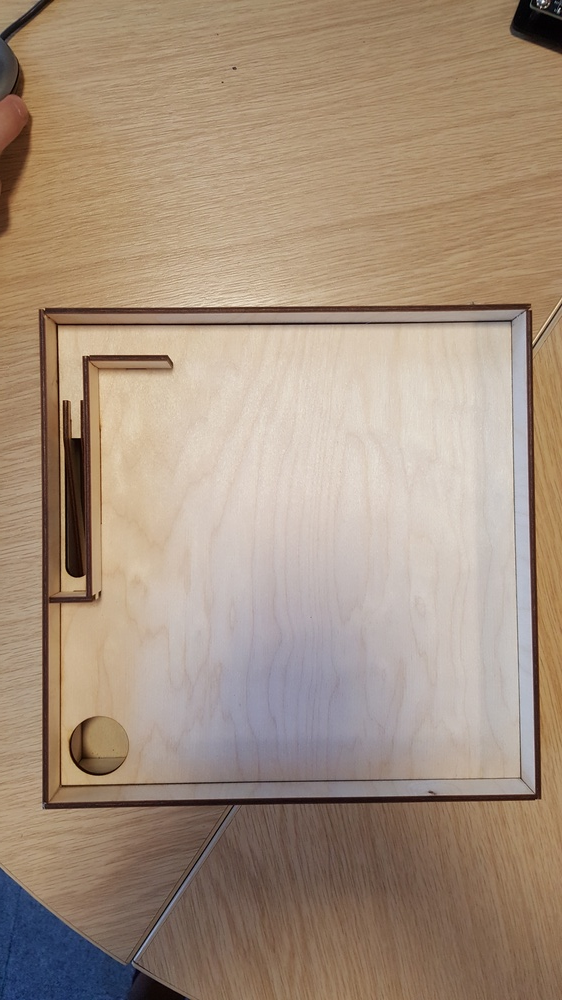
//> input picture Exercises/epxmaze/build/maze3.jpeg, 562 x 1000 px, shrunk from 2988 x 5312 before the run, given in place of mory:NVMM), format=(string)I420 ! nvoverlaysink -e ! appsink, which was not available
$ ./ep2b   (built with g++ and OpenCV 4)
//> lines starting //> are read from the running program, lines starting //| are printed output that depends on the picture; pictures that were not available may be replaced by others from this repository, and a replacement may not be noted
#include <stdio.h>
#include <opencv2/opencv.hpp>

using namespace cv;
using namespace std;

int main(int argc, char** argv )
{
    VideoCapture cap("nvcamerasrc ! video/x-raw(memory:NVMM),width=(int)1280, height=(int)720,format=(string)I420, framerate=(fraction)24/1 ! nvvidconv flip-method=2! video/x-raw(memory:NVMM), format=(string)I420 ! nvoverlaysink -e ! appsink"); // open the camera
    if(!cap.isOpened()){
 // check if we succeeded
        return -1;
}

    Mat edges;
    namedWindow("edges",1);
    for(;;)
    {
        Mat frame;
        cap >> frame; // get a new frame from camera
//> frame is the input picture: 1000 rows x 562 cols, CV_8UC3; mean B, G, R 125.7, 144.5, 165
        cvtColor(frame, edges, COLOR_BGR2GRAY);
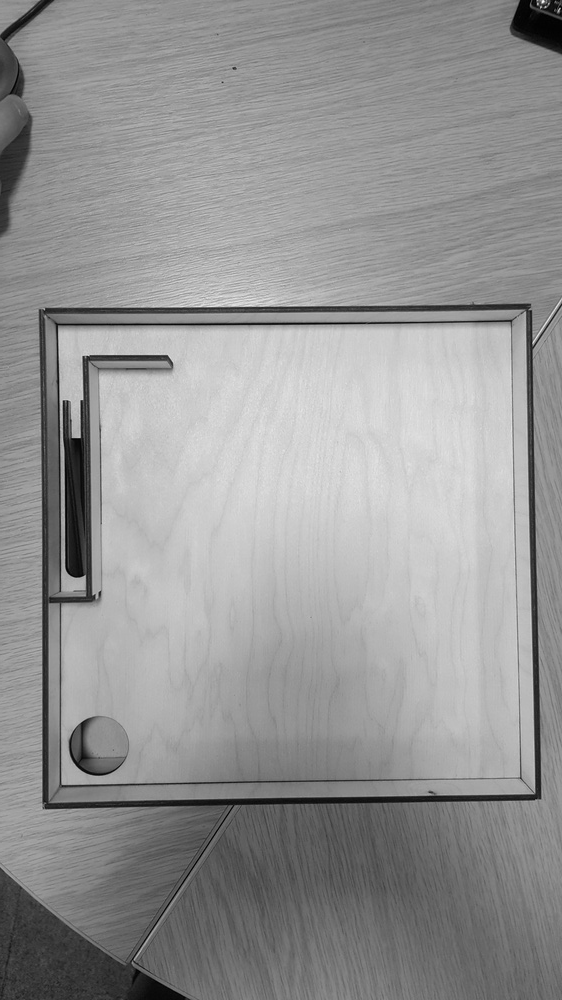
//> edges: 1000 rows x 562 cols, CV_8UC1; min 0, max 252, mean 148.5
        GaussianBlur(edges, edges, Size(7,7), 1.5, 1.5);
        Canny(edges, edges, 0, 30, 3);
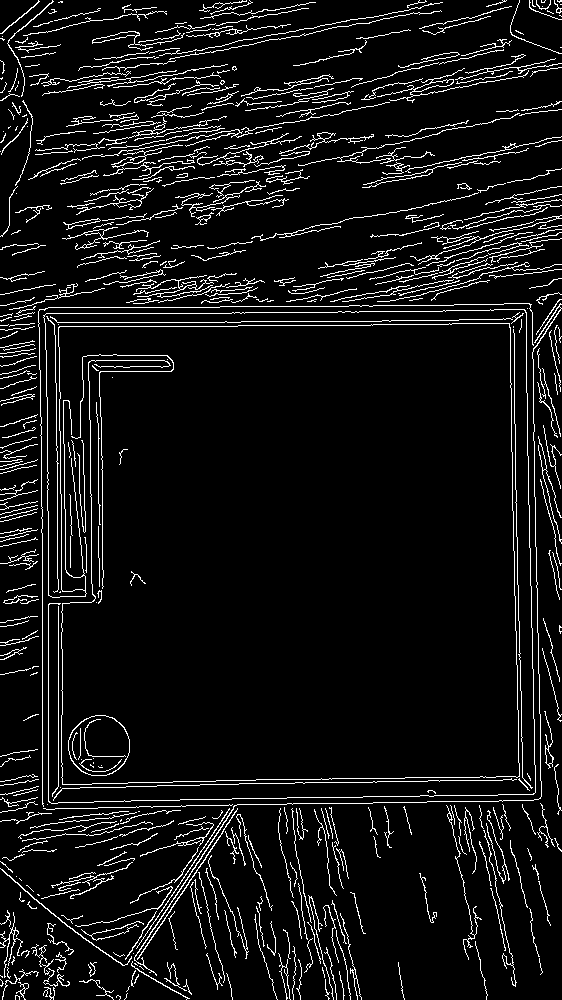
//> edges: 1000 rows x 562 cols, CV_8UC1; 7.4% white in thin lines or dots
        imshow("edges", edges);
       // if(waitKey(30) >= 0) break;
    }
    return 0;
}

$ run again, on Exercises/epxmaze/build/maze2.png
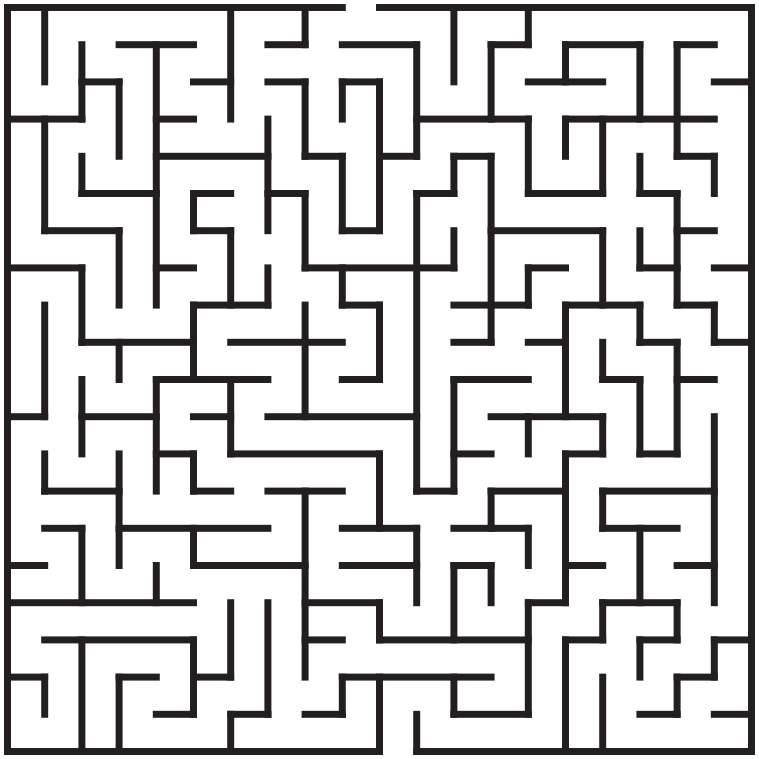
//> input picture Exercises/epxmaze/build/maze2.png, 759 x 759 px, given in place of mory:NVMM), format=(string)I420 ! nvoverlaysink -e ! appsink, which was not available
//> frame is the input picture: 759 rows x 759 cols, CV_8UC3; mean B, G, R 210.7, 210.5, 211.3
//> `GaussianBlur(edges, edges, Size(7,7), 1.5, 1.5);`:
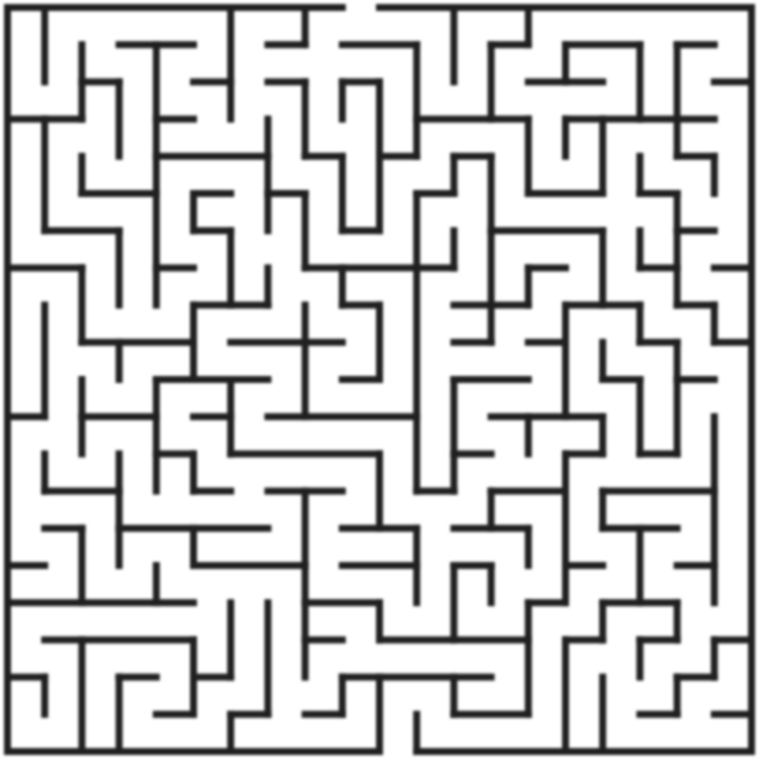
//> edges: 759 rows x 759 cols, CV_8UC1; min 32, max 255, mean 210.7
//> `Canny(edges, edges, 0, 30, 3);`:
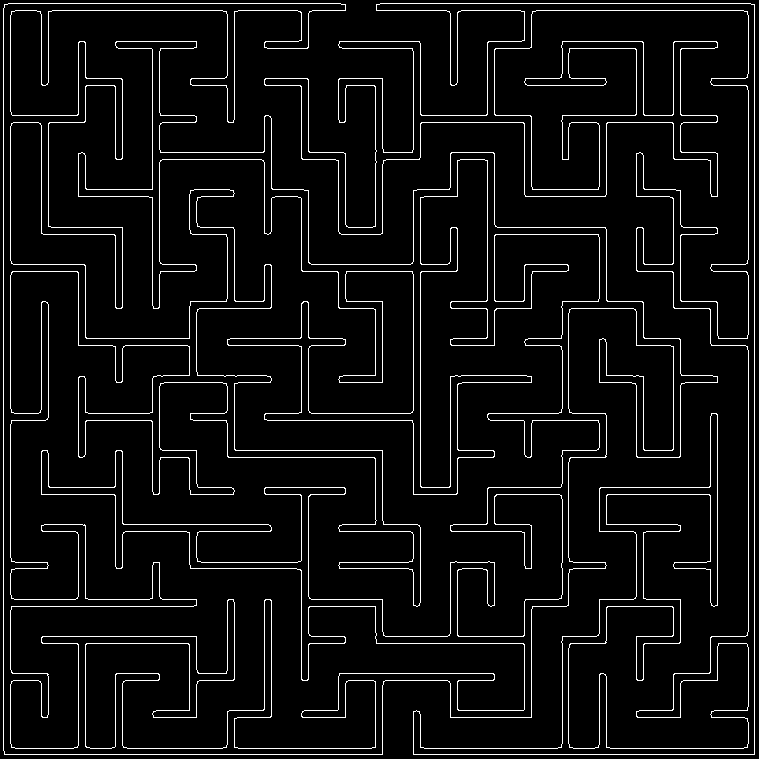
//> edges: 759 rows x 759 cols, CV_8UC1; 5.6% white in thin lines or dots
